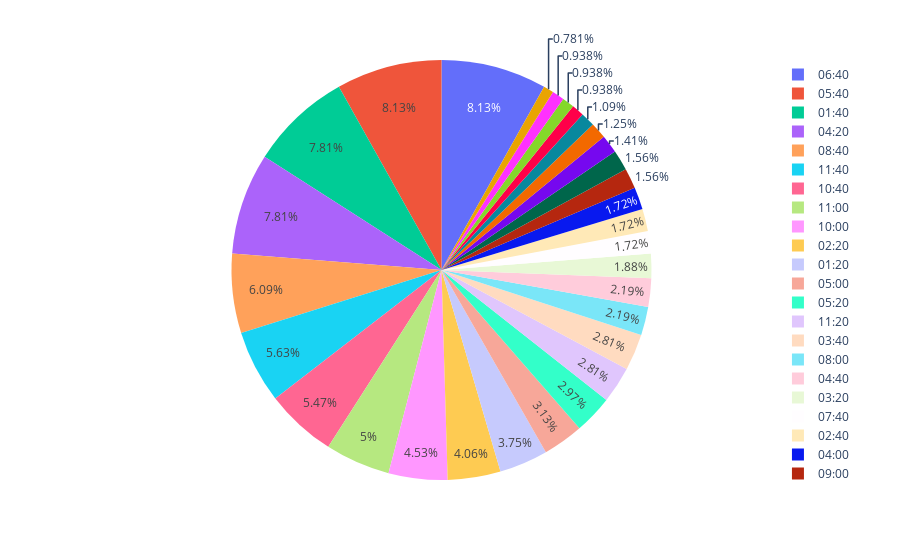

The code cell stored with this chart in its notebook:
### Code cell
fig3.show()

### Figure 1 — Plotly figure (JSON) as saved in the notebook; plotly's stock layout.template omitted (floating-point values rounded to 4 significant figures)
{"data": [{"domain": {"x": [0, 1], "y": [0, 1]}, "hovertemplate": "Hora=%{label}<br>Primero1=%{value}<extra></extra>", "labels": ["06:20", "06:40", "07:00", "07:20", "07:40", "08:00", "08:20", "08:40", "09:00", "09:20", "09:40", "10:00", "10:20", "10:40", "11:00", "11:20", "11:40", "12:00", 0, "01:20", "01:40", "02:00", "02:20", "02:40", "03:00", "03:20", "03:40", "04:00", "04:20", "04:40", "05:00", "05:20", "05:40", "06:00", "06:20", "06:40"], "legendgroup": "", "name": "", "showlegend": true, "type": "pie", "values": [null, 52, 5, 6, 11, 14, 6, 39, 10, 7, 8, 29, 6, 35, 32, 18, 36, null, null, 24, 50, 9, 26, 11, 10, 12, 18, 11, 50, 14, 20, 19, 52, null, null, null]}], "layout": {"legend": {"tracegroupgap": 0}, "margin": {"t": 60}}}
